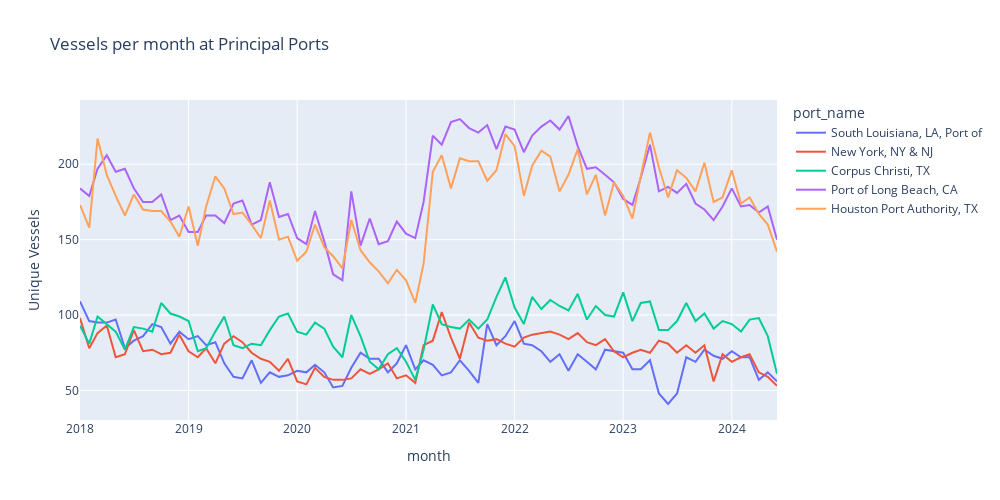

Write notebook code for a chart like this one.
### Code cell
px.line(
    monthly_df
    #restrict to top 5 ports
    .filter(pl.col('port_name').is_in(top5ports))
    #month in dt format
    .with_columns(pl.col('month').str.strptime(pl.Date, format='%Y%m'))
    .sort(by='month'), 
    #plot specs
    x='month', y='vessels_avg', color='port_name',
    title='Vessels per month at Principal Ports',
    labels={'vessels_avg':'Unique Vessels'},
    width=1000,
    height=500 
)
